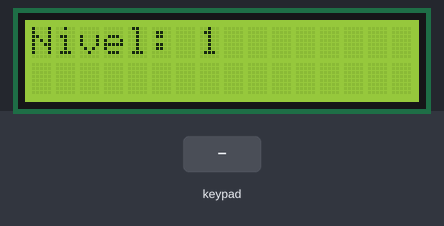
Bench run of a sketch on a simulated ESP32. On the bench: 16×2 character LCD. Inputs (shaded band) come from the test bench. Random numbers use the default seed unless the sketch sets one.

Above: at 1.1 s.
At 2.2 s:
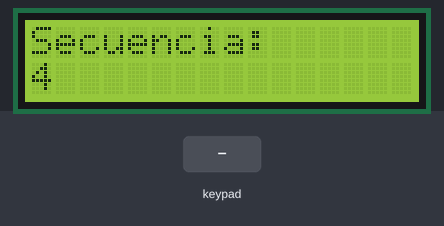
2.3 s: key '1' pressed
At 4.4 s:
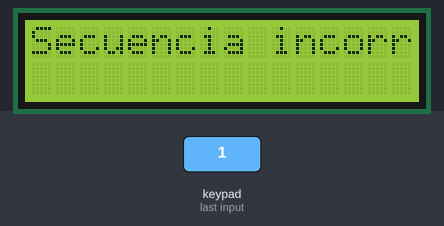
5.3 s: keypad keys 1 9 1 8 5 4 pressed 0.4 s apart
At 11.9 s:
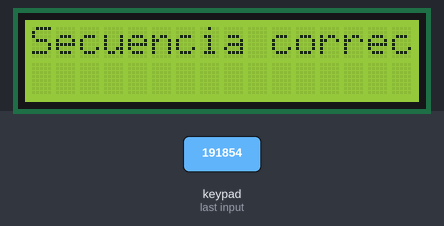
Timing chart, 0 to 13.4 s (numbered marks = the images above; inputs shaded):
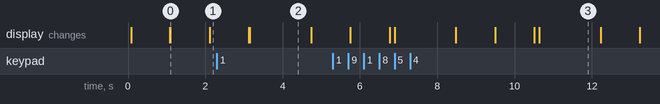

Measured:
- what the display in image 0 shows lasts 1.0 s, from 1.1 s to 2.1 s
- what the display in image 2 shows lasts 1.6 s, from 3.1 s to 4.7 s

The sketch:

simon_dice_2_rtos.ino
```cpp
#include <Arduino.h>
#include <Wire.h>
#include <LiquidCrystal_I2C.h>
#include <Keypad.h>

// ==========================================================
// CONFIGURACIÓN DE FREERTOS (para asignar tareas a núcleos)
// ==========================================================
// Si el microcontrolador solo tiene un núcleo, se usa el 0.
// Si tiene dos (como el ESP32), se usa el núcleo 1 para las tareas del juego.
#if CONFIG_FREERTOS_UNICORE
  static const BaseType_t app_cpu = 0;
#else
  static const BaseType_t app_cpu = 1;
#endif

// ==========================================================
// CONFIGURACIÓN DEL LCD (pantalla 16x2 con interfaz I2C)
// ==========================================================
LiquidCrystal_I2C lcd(0x27, 16, 2);  // Dirección I2C 0x27, 16 columnas, 2 filas

// ==========================================================
// CONFIGURACIÓN DEL TECLADO MATRICIAL 4x4
// ==========================================================

// Tamaño del teclado
const byte FILAS = 4;
const byte COLUMNAS = 4;

// Mapa de teclas: define qué carácter tiene cada posición
char teclas[FILAS][COLUMNAS] = {
  { '1', '2', '3', 'A' },
  { '4', '5', '6', 'B' },
  { '7', '8', '9', 'C' },
  { '*', '0', '#', 'D' }
};

// Pines del ESP32 conectados al teclado
byte pinesFilas[FILAS]       = {19, 18, 5, 4};
byte pinesColumnas[COLUMNAS] = {25, 26, 27, 14};

// Crea el objeto Keypad con su mapa de teclas y pines asignados
Keypad keypad = Keypad(makeKeymap(teclas), pinesFilas, pinesColumnas, FILAS, COLUMNAS);

// ==========================================================
// VARIABLES DEL JUEGO
// ==========================================================
#define MAX_NIVEL 20  // Longitud máxima de la secuencia

char secuencia[MAX_NIVEL];        // Secuencia generada por el sistema
char entradaUsuario[MAX_NIVEL];   // Secuencia ingresada por el jugador

int nivel = 1;        // Nivel actual (empieza en 1)
int indice = 0;       // Índice de entrada del usuario

bool esperandoEntrada = false;  // Indica si se espera al jugador
bool mostrarSecuencia = true;   // Indica si debe mostrarse la secuencia
bool nuevaRonda = true;         // Indica si debe generarse una secuencia nueva

// ==========================================================
// HANDLES DE TAREAS (referencias para FreeRTOS)
// ==========================================================
TaskHandle_t tareaJuego;
TaskHandle_t tareaTeclado;

// ==========================================================
// FUNCIÓN AUXILIAR: Genera la secuencia aleatoria
// ==========================================================
void generarSecuencia() {
  for (int i = 0; i < MAX_NIVEL; i++) {
    // Genera una tecla aleatoria dentro de las 16 posibles
    int idxFila = random(0, FILAS);
    int idxCol = random(0, COLUMNAS);
    secuencia[i] = teclas[idxFila][idxCol];
  }
}

// ==========================================================
// TAREA: Mostrar secuencia (maneja el flujo del juego)
// ==========================================================
void tareaMostrarSecuencia(void *parameter) {
  while (1) {
    if (mostrarSecuencia) {
      esperandoEntrada = false;  // No aceptar teclas durante la demostración
      indice = 0;                // Reinicia el índice de entrada

      lcd.clear();
      lcd.setCursor(0, 0);
      lcd.print("Nivel: ");
      lcd.print(nivel);
      delay(1000);

      // Si se inicia una nueva ronda, genera una secuencia diferente
      if (nuevaRonda) {
        generarSecuencia();
        nuevaRonda = false;
      }

      // Muestra la secuencia hasta el nivel actual
      for (int i = 0; i < nivel; i++) {
        lcd.clear();
        lcd.setCursor(0, 0);
        lcd.print("Secuencia:");
        lcd.setCursor(0, 1);
        lcd.print(secuencia[i]);
        delay(1000);  // Muestra cada carácter durante 1 segundo
      }

      // Pide al usuario repetir la secuencia
      lcd.clear();
      lcd.print("Ingrese secuencia");
      esperandoEntrada = true;   // Ahora se habilita la lectura del teclado
      mostrarSecuencia = false;  // Ya no mostrar hasta terminar entrada
    }

    // Espera corta antes de volver a verificar el estado
    vTaskDelay(100 / portTICK_PERIOD_MS);
  }
}

// ==========================================================
// TAREA: Leer teclado (maneja las entradas del jugador)
// ==========================================================
void tareaLeerTeclado(void *parameter) {
  while (1) {
    if (esperandoEntrada) {
      char tecla = keypad.getKey();  // Lee una tecla presionada
      if (tecla) {                   // Si se detecta una tecla
        entradaUsuario[indice] = tecla;  // Guarda la tecla en el arreglo
        lcd.setCursor(indice, 1);       // Muestra la tecla en la LCD
        lcd.print(tecla);
        indice++;

        // Cuando el usuario completa la secuencia del nivel actual
        if (indice >= nivel) {
          esperandoEntrada = false;  // Ya no esperar más teclas

          // Comparar secuencia ingresada vs secuencia generada
          bool correcto = true;
          for (int i = 0; i < nivel; i++) {
            if (entradaUsuario[i] != secuencia[i]) {
              correcto = false;
              break;
            }
          }

          // Mostrar resultado en pantalla
          lcd.clear();
          if (correcto) {
            lcd.print("Secuencia correcta!");
            nivel++;  // Avanza al siguiente nivel
            if (nivel > MAX_NIVEL) nivel = MAX_NIVEL;  // Límite superior
            nuevaRonda = false;  // Mantiene la misma secuencia base
          } else {
            lcd.print("Secuencia incorrecta!");
            nivel = 1;          // Reinicia al nivel 1
            nuevaRonda = true;  // Genera nueva secuencia
          }

          delay(1500);  // Pausa para que el jugador lea el mensaje

          // Inicia nueva ronda (muestra nuevamente la secuencia)
          mostrarSecuencia = true;
          indice = 0;
        }
      }
    }
    // Pequeño retardo para no saturar el CPU
    vTaskDelay(50 / portTICK_PERIOD_MS);
  }
}

// ==========================================================
// CONFIGURACIÓN INICIAL (setup)
// ==========================================================
void setup() {
  Serial.begin(115200);
  Wire.begin();
  lcd.begin();
  lcd.backlight();  // Enciende la luz del LCD

  randomSeed(analogRead(0));  // Inicializa generador aleatorio

  lcd.print("Iniciando juego...");
  delay(1000);
  lcd.clear();

  generarSecuencia();  // Genera la primera secuencia del juego

  // --- Crear tareas FreeRTOS ---
  // Tarea que muestra la secuencia y controla niveles
  xTaskCreatePinnedToCore(
    tareaMostrarSecuencia,   // Función
    "MostrarSecuencia",      // Nombre
    4096,                    // Tamaño de pila
    NULL,                    // Parámetro
    1,                       // Prioridad
    &tareaJuego,             // Handle
    app_cpu                  // Núcleo asignado
  );

  // Tarea que lee las teclas del usuario
  xTaskCreatePinnedToCore(
    tareaLeerTeclado,
    "LeerTeclado",
    4096,
    NULL,
    1,
    &tareaTeclado,
    app_cpu
  );
}

void loop() {
  // No se usa loop(), todo se maneja con tareas FreeRTOS
}
```
